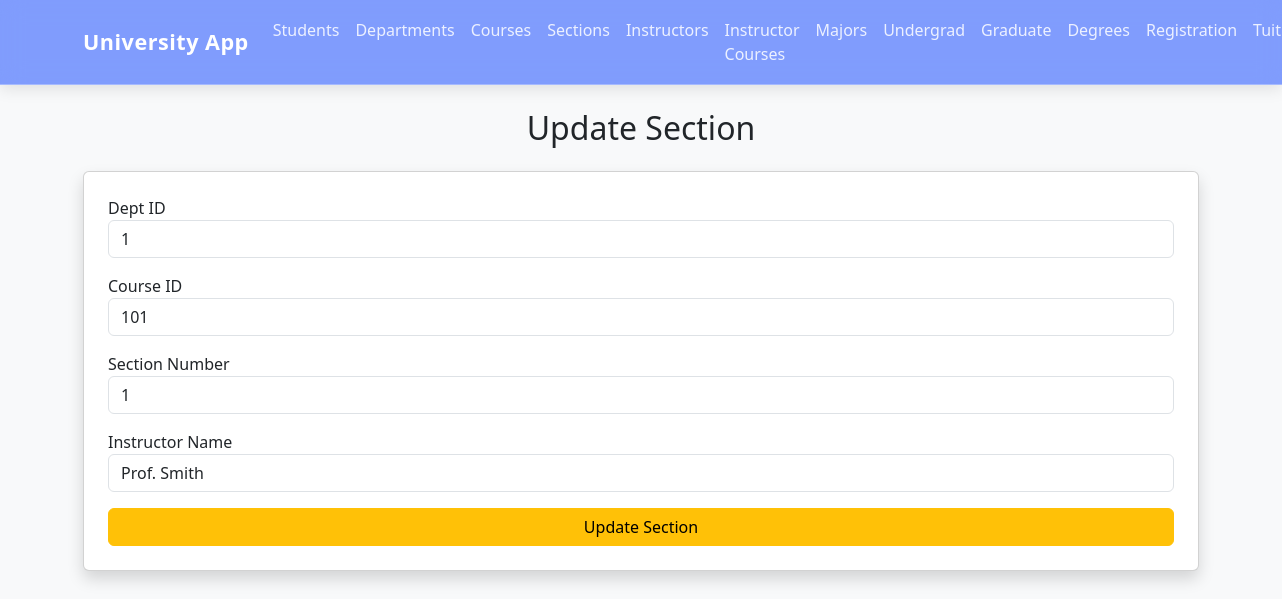
Screenshot of /update-section/1/101/1 with the database file from the repository.
### tables this page shows
CREATE TABLE Section (
    Dept_ID INTEGER,
    Course_ID INTEGER,
    Section_No INTEGER,
    Instructor_Name TEXT,
    PRIMARY KEY (Dept_ID, Course_ID, Section_No),
    FOREIGN KEY (Dept_ID, Course_ID) REFERENCES Course(Dept_ID, Course_ID)
);

### app.py (the view, shortened to what this page needs)
@app.route("/update-section/<int:dept>/<int:course>/<int:section>", methods=["GET", "POST"])
def update_section(dept, course, section):
    conn = get_db_connection()
    sec = conn.execute("""
        SELECT * FROM Section
        WHERE Dept_ID = ? AND Course_ID = ? AND Section_No = ?
    """, (dept, course, section)).fetchone()
    if not sec:
        flash("Section not found!", "danger")
        return redirect(url_for("sections"))
    return render_template("update_section.html", title="Update Section", sec=sec)

### app.py (called while the page is built)
def get_db_connection():
    conn = sqlite3.connect("university.db")
    conn.row_factory = sqlite3.Row
    return conn

### templates/update_section.html
{% extends "base.html" %}
{% block content %}
<h2 class="mb-4 text-center">Update Section</h2>
<form method="POST" class="card p-4 shadow">
    <div class="mb-3">
        <label>Dept ID</label>
        <input type="number" name="dept_id" class="form-control" value="{{ sec.Dept_ID }}" required>
    </div>
    <div class="mb-3">
        <label>Course ID</label>
        <input type="number" name="course_id" class="form-control" value="{{ sec.Course_ID }}" required>
    </div>
    <div class="mb-3">
        <label>Section Number</label>
        <input type="number" name="section_no" class="form-control" value="{{ sec.Section_No }}" required>
    </div>
    <div class="mb-3">
        <label>Instructor Name</label>
        <input type="text" name="instructor_name" class="form-control" value="{{ sec.Instructor_Name }}" required>
    </div>
    <button type="submit" class="btn btn-warning w-100">Update Section</button>
</form>
{% endblock %}

### rows the page displays
Section: dept_id "1", course_id "101", section_no "1", instructor_name "Prof. Smith"
